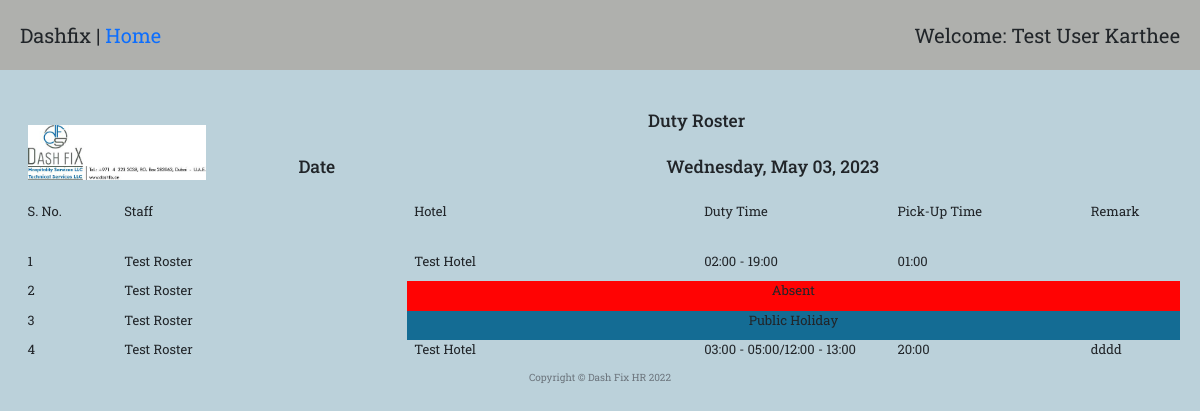
The page /roster_single/3 (signed in) on the database as committed earlier.
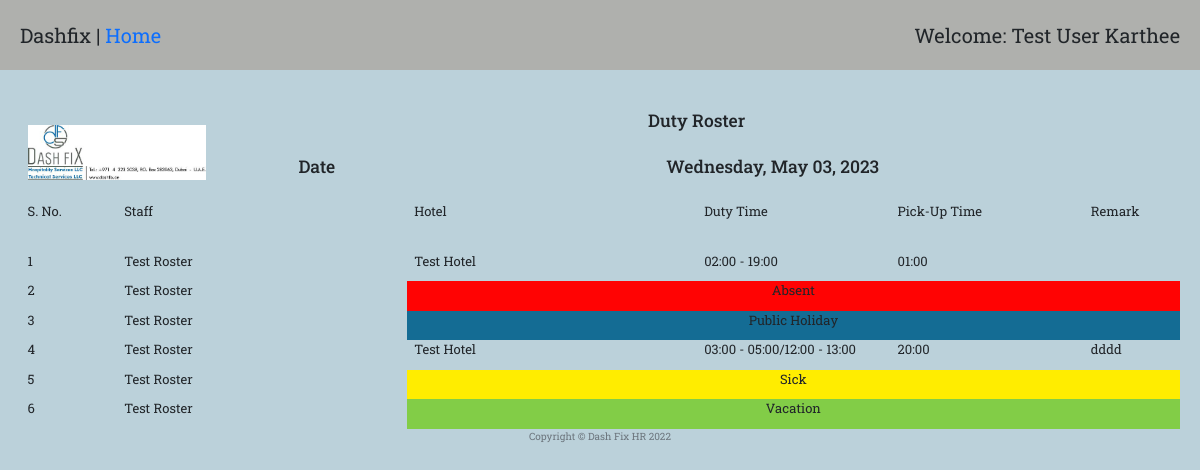
The same page on the database as committed later.
### main.py (models this page shows)
class employeeMaster(db.Model):
    __tablename__ = "employeeMaster"
    id = Column(Integer, primary_key=True)
    employeeID = Column(String(300))
    joining_date = Column(DateTime)
    name = Column(String(300))
    addressUae = Column(String(300))
    poBox = Column(String(300))
    mobilePersonal = Column(Integer)
    mobileHome = Column(Integer)
    personalMail = Column(String(300))
    addressHome = Column(String(300))
    passportNumber = Column(Integer)
    nationality = Column(String(300))
    ownCar = Column(Boolean)
    carRent = Column(Boolean)
    company_laptop = Column(String(300))
    company_mobile = Column(String(300))
    emUaeName = Column(String(300))
    emUaeRel = Column(String(300))
    emUaeAddr = Column(String(300))
    emUaeMobileNumber = Column(Integer)
    emUaeHomeNumber = Column(Integer)
    originCountry = Column(String(300))
    emCoName = Column(String(300))
    emCoRel = Column(String(300))
    emCoAddr = Column(String(300))
    emCoMobileNumber = Column(Integer)
    emCoHomeNumber = Column(Integer)
    createdBy = Column(Integer, ForeignKey("Users.id"))
    user = relationship("User", back_populates="employee")
    departmentId = Column(Integer, ForeignKey("departmentMaster.id"))
    department = relationship("departmentMaster", back_populates="employee")
    document = relationship("documentMaster", back_populates="employee")
    actionItem = relationship("actionItemMaster", back_populates="employee")
    leave = relationship("leaveApplicationMaster", back_populates="employee")
    passport = relationship("passportApplicationMaster", back_populates="employee")
    timesheet = relationship("timesheetEntryMaster", back_populates="employee")
    roster = relationship("rosterEntryMaster", back_populates="employee")
    details = relationship("employeeDetails", back_populates="employee")

class rosterEntryMaster(db.Model):
    __tablename__ = "rosterEntryMaster"
    id = Column(Integer, primary_key=True)
    timeIn1 = Column(Integer)
    timeOut1 = Column(Integer)
    timeIn2 = Column(Integer)
    timeOut2 = Column(Integer)
    pickUp = Column(Integer)
    remark = Column(String(300))
    absent = Column(String(300))
    pickUp2 = Column(Integer)  # TODO add pickup2
    employeeID = Column(Integer, ForeignKey("employeeMaster.id"))
    employee = relationship("employeeMaster", back_populates="roster")
    rosterID = Column(Integer, ForeignKey("rosterMaster.id"))
    roster = relationship("rosterMaster", back_populates="entry")
    hotelID = Column(Integer, ForeignKey("hotelMaster.id"))
    hotel = relationship("hotelMaster", back_populates="rosterEntry")

### main.py (the view)
@app.route("/roster_single/<roster_id>", methods=["GET", "POST"])
@admin_only
def roster_single(roster_id):
    roster_entries = db.session.query(rosterEntryMaster).filter_by(rosterID=roster_id).all()
    roster_element = rosterMaster.query.get(roster_id)
    roster_date = roster_element.date
    try:
        roster_day = datetime.datetime.strptime(roster_date, "%Y-%m-%d").strftime('%A')
        roster_full_date = datetime.datetime.strptime(roster_date, '%Y-%m-%d').strftime('%B %d, %Y')
    except ValueError:
        roster_day = datetime.datetime.strptime(roster_date, "%Y-%d-%m").strftime('%A')
        roster_full_date = datetime.datetime.strptime(roster_date, '%Y-%d-%m').strftime('%B %d, %Y')
    employee_list = []
    hotel_list = []
    time_lists = []
    roster_color = {'Off': '#16FF00', 'Absent': '#FF0303', 'Sick': '#FFED00', 'Vacation': '#82CD47',
                    'Public Holiday': '#146C94', 'Office': '#83764F'}
    for i in roster_entries:
        employee = i.employee
        hotel = i.hotel
        hotel_list.append(hotel.name)
        employee_list.append(employee.name)
        ti1 = getTimeStr(i.timeIn1)
        ti2 = getTimeStr(i.timeIn2)
        to1 = getTimeStr(i.timeOut1)
        to2 = getTimeStr(i.timeOut2)
        pu = getTimeStr(i.pickUp)
        pu2 = getTimeStr(i.pickUp2)
        time_dict = {'timeIn1': ti1, 'timeIn2': ti2, 'timeOut1': to1, 'timeOut2': to2, 'pickUp': pu, 'pickUp2': pu2}
        time_lists.append(time_dict)
    return render_template("roster_entries.html", entries=roster_entries, employees=employee_list, hotels=hotel_list,
                           len=range(len(roster_entries)), date=roster_full_date, day=roster_day, time_data=time_lists,
                           user=current_user, color=roster_color)

### main.py (called while the page is built)
def admin_only(f):
    @wraps(f)
    def decorated_function(*args, **kwargs):
        admin = User.query.all()
        admin_id = []
        for i in admin:
            id_ = i.id
            admin_id.append(id_)
        if current_user.id not in admin_id:
            return abort(403)
        return f(*args, **kwargs)
    return decorated_function

@login_manager.user_loader
def load_user(user_id):
    return User.query.get(int(user_id))

def getTimeStr(time):
    time = int(time)
    hour = time // 100
    minutes = time - (hour * 100)
    if hour < 10:
        hour_str = '0' + str(hour)
    else:
        hour_str = str(hour)
    if minutes < 10:
        min_str = '0' + str(minutes)
    else:
        min_str = str(minutes)
    time_str = hour_str + ':' + min_str
    return time_str

### templates/roster_entries.html
{% extends 'bootstrap/base.html' %}
{% import "bootstrap/wtf.html" as wtf %}
{% block content %}
{% include "header.html" %}
  <div class="welcome">
    <span>Dashfix | <a href="{{url_for('home')}}">Home</a></span>
    <span>Welcome: {{user.name}}</span>
  </div>
  <div class="row" style="text-align: center;">
    <div class="col-2">
      <img src="{{ url_for('static', filename='images/Sign.png')}}" alt="" style="width: 100%; padding-top:35px;">
    </div>
    <div class="col-10">
      <div class="row">
        <div class="col-12">
          <h3>Duty Roster</h3>
        </div>
      </div>
      <div class="row">
        <div class="col-2">
          <h3>Date</h3>
        </div>
        <div class="col-10">
          <h3>{{day}}, {{date}}</h3>
        </div>
      </div>
    </div>
  </div>
  <div class="row">
    <div class="col-1"><p>S. No.</p></div>
    <div class="col-3"><p>Staff</p></div>
    <div class="col-3"><p>Hotel</p></div>
    <div class="col-2"><p>Duty Time</p></div>
    <div class="col-2"><p>Pick-Up Time</p></div>
    <div class="col-1">Remark</div>
  </div>
  <div class="row">
    {% for i in len %}
      {% if entries[i].absent == 'none' %}
        <div class="col-1"><p>{{ i + 1 }}</p></div>
        <div class="col-3"><p>{{ employees[i] }}</p></div>
        <div class="col-3"><p>{{ hotels[i] }}</p></div>
        {% if time_data[i].timeIn2 == '00:00' %}
          <div class="col-2"><p>{{ time_data[i].timeIn1 }} - {{ time_data[i].timeOut1 }}</p></div>
        {% else %}
          <div class="col-2"><p>{{ time_data[i].timeIn1 }} - {{ time_data[i].timeOut1 }}/{{ time_data[i].timeIn2 }} - {{ time_data[i].timeOut2 }}</p></div>
        {% endif %}
        <div class="col-2"><p>{{ time_data[i].pickUp }}</p></div>
        <div class="col-1">{{ entries[i].remark }}</div>
      {% else %}
        <div class="col-1"><p>{{ i + 1 }}</p></div>
        <div class="col-3"><p>{{ employees[i] }}</p></div>
        <div class="col-8" style="text-align: center; background-color: {{color[entries[i].absent]}};"><p>{{ entries[i].absent }}</p></div>
      {% endif %}
    {% endfor %}
  </div>
{% include "footer.html" %}
{% endblock %}

Rows that differ between the two databases and show on the page:
added rosterEntryMaster: absent "Sick"
added rosterEntryMaster: absent "Vacation"
Other text that changed with them:
new list line: "5"
new list line: "Test Roster"
new list line: "6"
